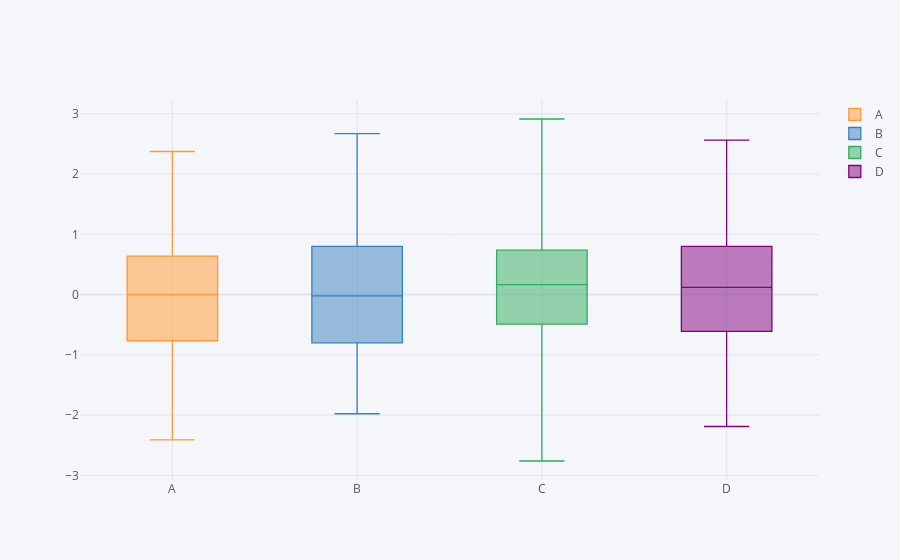

Notebook source saved alongside this figure:
### Code cell
df.iplot(kind = 'box')
#hoverign gives you the value of max, q3, median, q1, and min values
